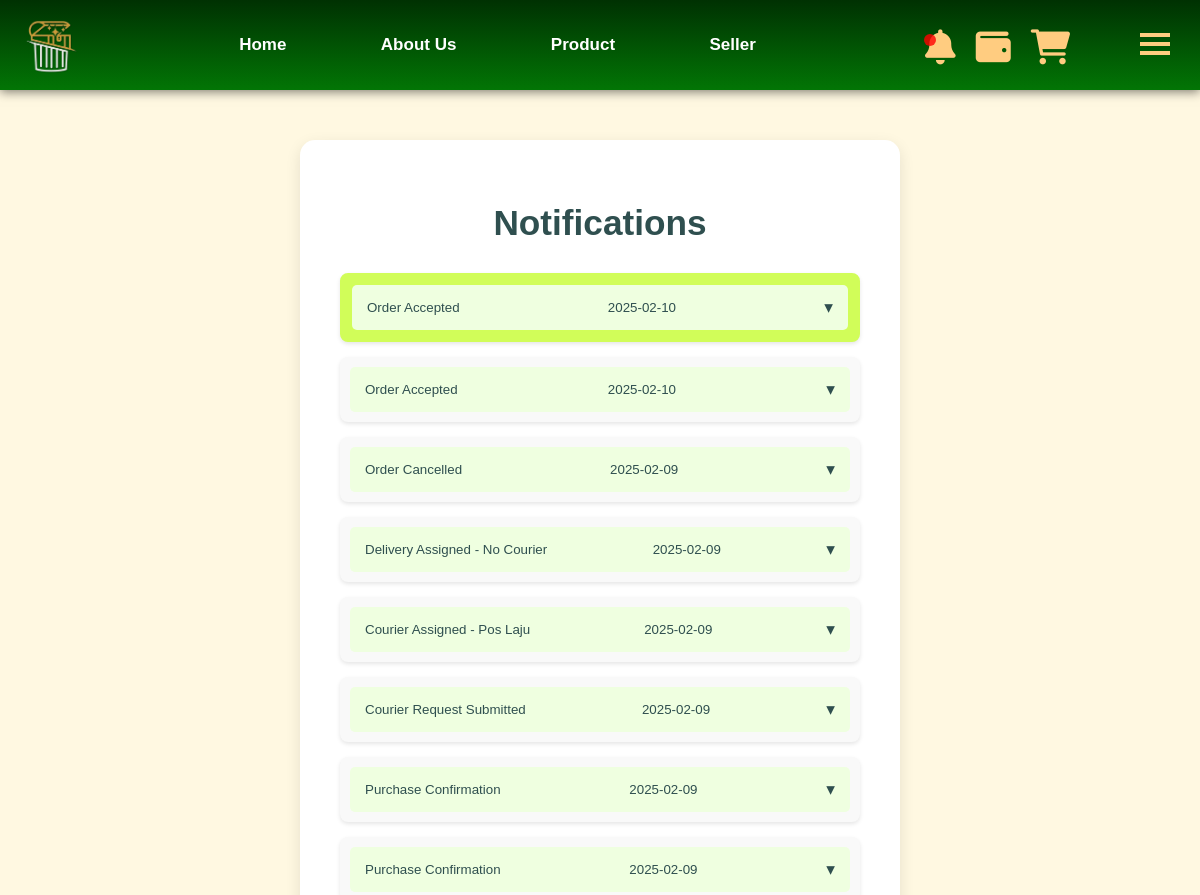
/user/notifications (signed in, upper part), run on an earlier commit of the app's database.
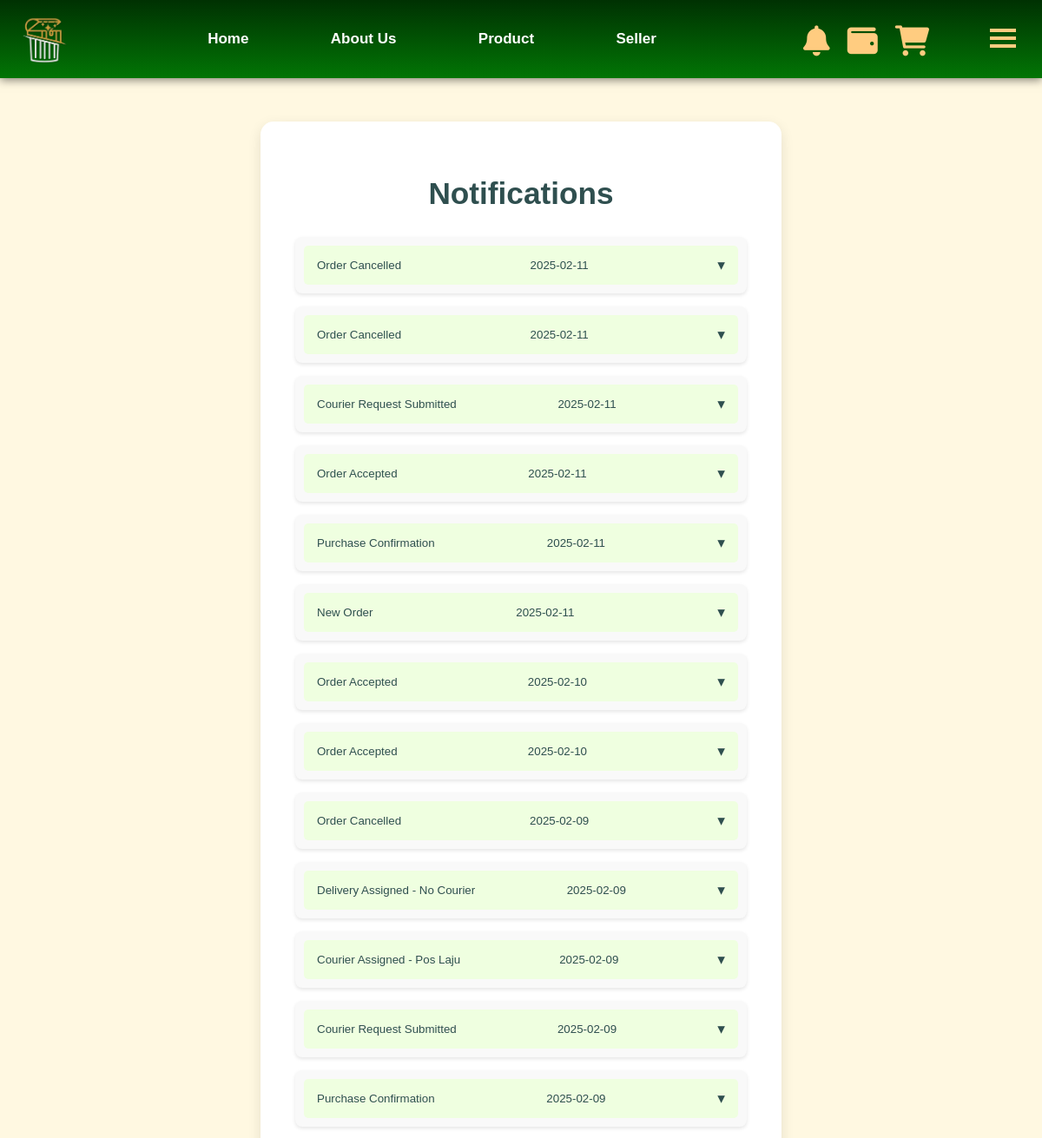
And on a later commit of the database.
### tables this page shows
CREATE TABLE notification (
        id INTEGER PRIMARY KEY AUTOINCREMENT,
        user_id INTEGER NOT NULL,
        message TEXT NOT NULL,
        topic TEXT NOT NULL,
        date DATE NOT NULL,
        is_read INTEGER DEFAULT 0,
        FOREIGN KEY (user_id) REFERENCES user(pid)
    );

### user_feature.py (the view)
@user_blueprint.route("/notifications")
def notifications():
  user_id = session.get("buyer_id") or session.get("user_id")
  if not user_id:
    flash("Please log in to access this page.", "danger")
    return redirect(url_for("login"))
  con = get_connect_db()
  cur = con.cursor()
  notifications = cur.execute("SELECT * FROM notification WHERE user_id = ? ORDER BY date DESC, id DESC", (user_id,)).fetchall()
  cur.execute("UPDATE notification SET is_read = 1 WHERE user_id = ?", (user_id,))
  con.commit()
  con.close()
  return render_template("notifications.html", notifications = notifications)

### db.py (called while the page is built)
def get_connect_db():
    conn = sqlite3.connect(DATABASE_PATH)
    conn.row_factory = sqlite3.Row
    return conn

def get_unread_notification_count():
    user_id = session.get("buyer_id") or session.get("user_id")
    if not user_id:
        return 0
    con = get_connect_db()
    cur = con.cursor()
    unread_count = cur.execute("SELECT COUNT(*) FROM notification WHERE user_id = ? AND is_read = 0", (user_id,)).fetchone()[0]
    con.close()
    return unread_count

### web.py (called while the page is built)
@app.after_request
def add_header(response):
    response.headers["Cache-Control"] = "no-store, no-cache, must-revalidate, post-check=0, pre-check=0, max-age=0"
    response.headers["Pragma"] = "no-cache"
    response.headers["Expires"] = "0"
    return response

### templates/notifications.html (shortened to what this page needs)
{% extends "index.html" %}
{% block content %}
<link rel="stylesheet" href="/static/notifications.css">
<div class="notification-container">
    <h1>Notifications</h1>
    {% if notifications %}
    <div class="notifications">
        {% for notification in notifications %}
            <div class="notification-item {% if notification.is_read == 0 %}unread{% endif %}">
                  <button class="notification-button">
                        {{ notification.topic }} <br> <span>{{ notification.date }}</span>
                  </button>
             </div>
         {% endfor %}
     </div>
    {% else %}
    <p>No notifications yet.</p>
    {% endif %}
</div>
{% endblock %}

What changed in the data, as far as the page shows it:
no longer on this page (row unchanged): notification: topic "Purchase Confirmation", date "2025-02-09"
added notification: topic "Order Cancelled", date "2025-02-11"
added notification: topic "Order Cancelled", date "2025-02-11"
added notification: topic "Courier Request Submitted", date "2025-02-11"
added notification: topic "Order Accepted", date "2025-02-11"
added notification: topic "Purchase Confirmation", date "2025-02-11"
added notification: topic "New Order", date "2025-02-11"
changed notification (number 7 of 13 on the later page): is_read 0 → 1 (drawn)
